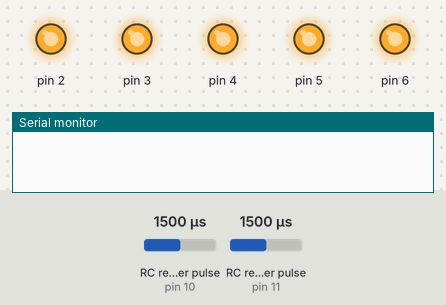
The sketch below on a simulated Arduino Uno, built with avr-gcc and run on an emulated ATmega328P. Shown: output pins drawn as LEDs (lit = HIGH), the last lines printed to the serial monitor. Wiring (inferred from the names in the program): 2 × RC receiver channel: data pin 10 / data pin 11. The test bench sets the inputs (shaded band); at power-on: RC receiver pulse (sensors on pin 10, pin 11) 1500 µs.

Above: at 1.2 s.
1.3 s: RC receiver pulse (sensor on pin 10) set to 1280 µs
3.2 s: RC receiver pulse (sensor on pin 10) set to 1261 µs
At 5.3 s:
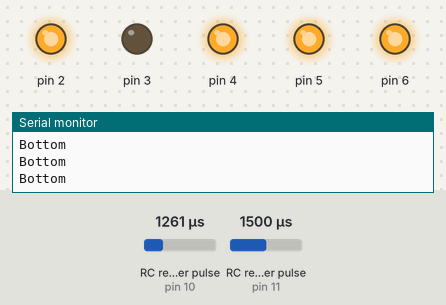
5.6 s: RC receiver pulse (sensor on pin 11) set to 1283 µs
7.4 s: RC receiver pulse (sensor on pin 11) set to 1267 µs
At 9.5 s:
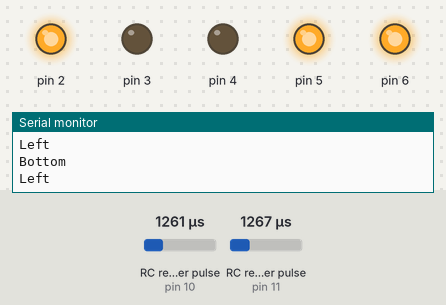
9.8 s: RC receiver pulse (sensor on pin 10) set to 1750 µs
At 11.6 s:
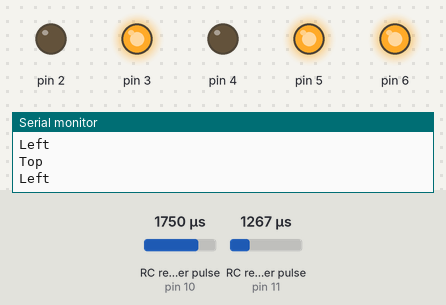
11.9 s: RC receiver pulse (sensor on pin 11) set to 1750 µs
At 13.8 s:
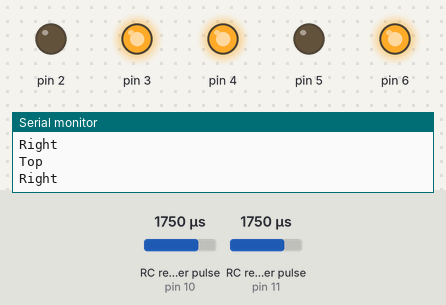
Timing chart, 0 to 14.9 s (numbered marks = the images above; inputs shaded):
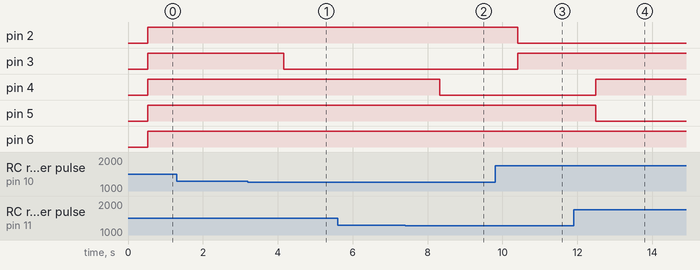

Measured:
- the behaviour switches between 1274 and 1273 µs on RC receiver pulse (sensor on pin 10) (found by bisection; images 0 and 1)
- the behaviour switches between 1274 and 1273 µs on RC receiver pulse (sensor on pin 11) (found by bisection; images 1 and 2)
- after the input at 1.3 s, every drawn part: stays the same
- after the input at 3.2 s, pin 3: HIGH → LOW after 0.96 s
- after the input at 7.4 s, pin 4: HIGH → LOW after 0.92 s
- after the input at 9.8 s, pin 2: HIGH → LOW after 0.60 s; pin 3: LOW → HIGH after 0.60 s
- after the input at 11.9 s, pin 4: LOW → HIGH after 0.58 s; pin 5: HIGH → LOW after 0.58 s

The sketch:

flysky_7Segment.ino
```cpp
#define CH2 10
#define CH4 11

void glow(int G, int H, int I, int J)
  {
    if(G==0 && H==0 && I==0 && J==0)
    {
      digitalWrite(6,0);
      Serial.println("Balanced");
    }
    else
{
      digitalWrite(6,1);
}
    digitalWrite(2,G);
    digitalWrite(3,H);
    digitalWrite(4,I);
    digitalWrite(5,J);
  }

int T=0,B=0,L=0,R=0;

int readChannel(int channelInput, int minLimit, int maxLimit, int defaultValue){
  int ch = pulseIn(channelInput, 1, 30000);
  if (ch < 100) return defaultValue;
  return map(ch, 1000, 2000, minLimit, maxLimit);
}

void setup(){
  Serial.begin(115200);
  pinMode(CH2, INPUT);
  pinMode(CH4, INPUT);
  pinMode(2,OUTPUT);
  pinMode(3,OUTPUT);
  pinMode(4,OUTPUT);
  pinMode(5,OUTPUT);
  pinMode(6,OUTPUT);
}

int ch2Value,ch4Value;

void loop() {
  ch2Value = readChannel(CH2, -100, 100, 0);
  ch4Value = readChannel(CH4, -100, 100, 0);

//  Serial.print(" Top|Bottom: ");
//  Serial.print(ch2Value);
//  Serial.print("    Left|Right: ");
//  Serial.println(ch4Value);
  delay(500);
  if(ch2Value > 45)
  {
    T = 0;
    Serial.println("Top");
  }
  else
  {
   T = 1;
  }
    if(ch2Value < -45)
  {
    B = 0;
    Serial.println("Bottom");
  }
  else
  {
   B = 1;
  }
  if(ch4Value < -45)
  {
    L = 0;
    Serial.println("Left");
  }
  else
  {
   L = 1;
  }
  if(ch4Value > 45)
  {
    R = 0;
    Serial.println("Right");
  }
  else
  {
   R = 1;
  }
  glow(T,B,L,R);
}
```
